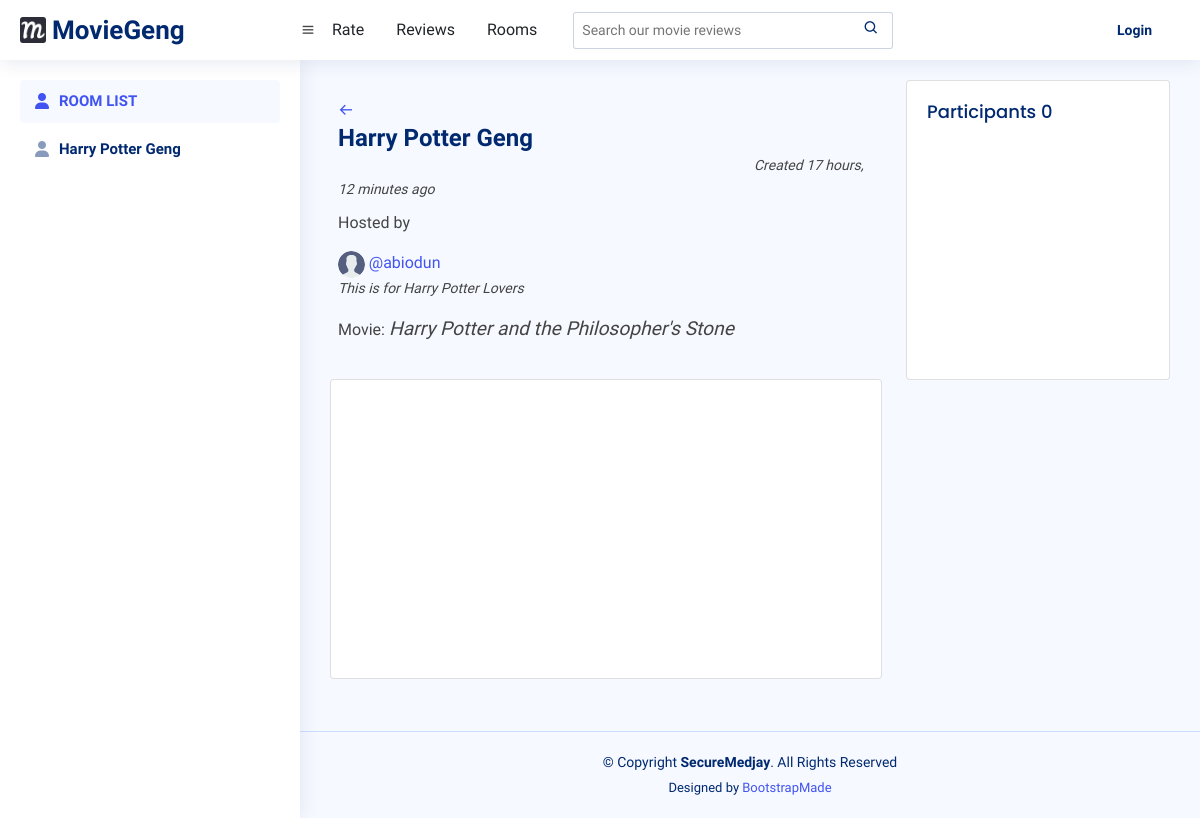
/room-detail/1/, run on an earlier commit of the app's database.
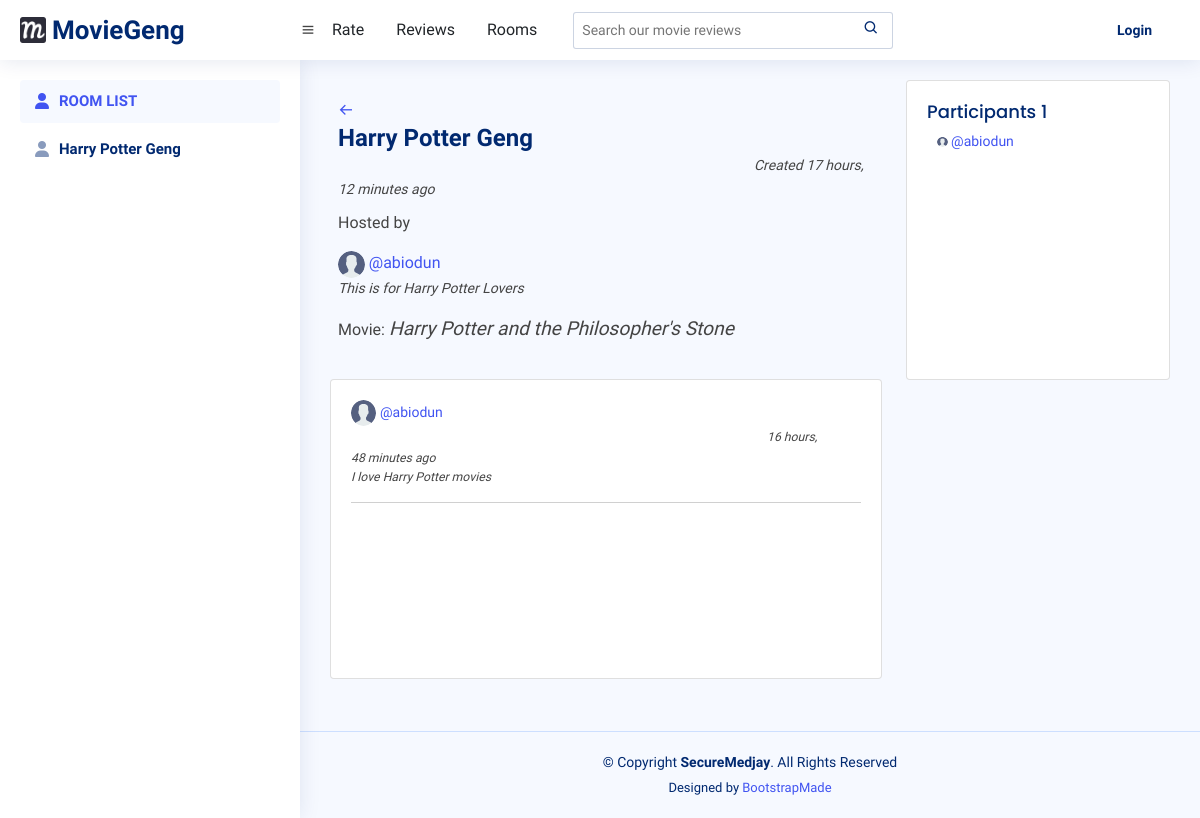
And on a later commit of the database.
### base/models.py (models this page shows, shortened)
class Room(models.Model):
    name = models.CharField(max_length=255, unique=True)
    host = models.ForeignKey(User, on_delete=models.CASCADE)
    participants = models.ManyToManyField(
        User, related_name="participants")
    created_at = models.DateTimeField(auto_now_add=True)
    movie = models.ForeignKey(Movie, on_delete=models.CASCADE)
    description = models.TextField(null=True, blank=True)
    class Meta:
        ordering = ["-created_at"]

class User(AbstractUser):
    email = models.EmailField(unique=True)
    username = models.CharField(unique=True, max_length=255)
    bio = models.TextField(blank=True, null=True)
    avatar = models.ImageField(null=True, default="avatar.svg")
    USERNAME_FIELD = 'email'
    REQUIRED_FIELDS = ["username"]

class Movie(models.Model):
    name = models.CharField(max_length=255)
    tmdb_id = models.CharField(max_length=255)
    img_url = models.CharField(null=True, max_length=255)
    duration = models.IntegerField(null=True)
    overview = models.TextField(null=True)
    tags = models.CharField(max_length=255, null=True)
    genres = models.CharField(max_length=255, null=True)
    budget = models.IntegerField(null=True)
    release_date = models.CharField(max_length=255, null=True)
    language = models.CharField(max_length=255, null=True)
    revenue = models.IntegerField(null=True)
    REQUIRED_FIELDS = []
    def __str__(self):
        return self.name

class Message(models.Model):
    writer = models.ForeignKey(User, on_delete=models.CASCADE)
    room = models.ForeignKey(Room, on_delete=models.CASCADE)
    body = models.TextField()
    created_at = models.DateTimeField(auto_now_add=True)
    class Meta:
        ordering = ["-created_at"]
    def __str__(self):
        return self.body[0:50]

### base/views.py (the view, shortened to what this page needs)
# urls.py: path("room-detail/<int:pk>/", views.room_detail_view, name="room-detail"),
def room_detail_view(request, pk):
    room = Room.objects.get(id=pk)
    messages = room.message_set.all()
    participants = room.participants.all()
    rooms = Room.objects.all()
    context = {
        "room": room,
        "messages": messages,
        "rooms": rooms,
        "participants": participants,
    }
    return render(request, "base/room_detail.html", context)

### base/templates/base/room_detail.html (shortened to what this page needs)
{% extends "base.html" %}
{% block content %}
<main id="main" class="main">
    <section class="section dashboard">
      <div class="row">
        {% include "base/rooms_pane.html" %}
        <div class="col-lg-8">
          <div class="row">
                <div class="card-body">
                  <div class="room-top">
                    <a href="{{ request.META.HTTP_REFERER }}"><i class='bx bx-arrow-back'></i></a>
                  </div>
                  <div class="pagetitle">
                    <h1>{{room.name}}</h1>
                    <span class="room-date small fst-italic">Created {{room.created_at|timesince}} ago</span>
                  </div>
                  <p>Hosted by</p>
                  <a href="{% url 'base:user-profile' room.host.id %}"><img class="room-avatar rounded-circle" src="{{room.host.avatar.url}}" alt="Profile-pic">
                    @{{room.host.username}}
                  </a>
                  <p class="small fst-italic">{{room.description}}</p>
                  <p>Movie: <span class="room-movie">{{room.movie}}</span></p>
                </div>
                <div class="col-12">
                    <div class="card recent-sales overflow-auto">
                        <div class="card-body">
                          {% for message in messages %}
                            <div>
                                <a href="{% url 'base:user-profile' room.host.id %}"><img class="room-avatar rounded-circle" src="{{message.writer.avatar.url}}" alt="Profile-pic">
                                    @{{message.writer.username}}
                                </a>
                                <span class="room-date small fst-italic">{{message.created_at|timesince}} ago</span>
                            </div>
                            <p class="small fst-italic">{{message}}</p>
                            <hr>
                          {% endfor %}
                        </div>
                    </div>
                </div>
          </div>
        </div>
        {% include "base/participants.html" %}
      </div>
    </section>
  </main>
{% endblock %}

### templates/base.html (shortened to what this page needs)
<!DOCTYPE html>
{% load static %}
<html lang="en">
<head>
  <link href="{% static 'vendor/bootstrap/css/bootstrap.min.css' %}" rel="stylesheet">
  <link href="{% static 'vendor/bootstrap-icons/bootstrap-icons.css' %}" rel="stylesheet">
  <link href="{% static 'vendor/boxicons/css/boxicons.min.css' %}" rel="stylesheet">
  <link href="{% static 'vendor/quill/quill.snow.css' %}" rel="stylesheet">
  <link href="{% static 'vendor/quill/quill.bubble.css' %}" rel="stylesheet">
  <link href="{% static 'vendor/remixicon/remixicon.css' %}" rel="stylesheet">
  <link href="{% static 'vendor/simple-datatables/style.css' %}" rel="stylesheet">
  <link href='https://unpkg.com/boxicons@2.1.2/css/boxicons.min.css' rel='stylesheet'>
  <link href='https://cdn.jsdelivr.net/npm/@fortawesome/fontawesome-free@6.1.1/css/fontawesome.min.css' rel='stylesheet'>
  <link rel="stylesheet" href="{% static 'styles/style.css' %}">
</head>
<body>
  <header id="header" class="header fixed-top d-flex align-items-center">
    <div class="d-flex align-items-center justify-content-between">
      <a href="{% url 'base:home' %}" class="logo d-flex align-items-center">
        <img src="{% static 'images/favicon-32x32.png' %}" alt="logo">
        <span class="d-none d-lg-block">MovieGeng</span>
      </a>
      <i class='bx bx-menu'></i>
    </div>
    <div class="nav col-12 col-md-auto mb-2 justify-content-center mb-md-0">
        <li><a href="{% url 'base:home' %}" class="nav-link px-10 link-dark">Rate</a></li>
        <li><a href="{% url 'base:movie-list' %}" class="nav-link px-10 link-dark">Reviews</a></li>
        <li><a href="{% url 'base:room-list' %}" class="nav-link px-10 link-dark">Rooms</a></li>
    </div>
    <div class="search-bar">
      <form class="search-form d-flex align-items-center" action="{% url 'base:movie-list' %}">
        <input name="w" placeholder="Search our movie reviews">
        <button type="submit" title="Search"><i class="bx bx-search"></i></button>
      </form>
    </div>
    <nav class="header-nav ms-auto">
      <ul class="d-flex align-items-center">
        {% if user.is_authenticated %}
        <li class="nav-item dropdown pe-5">
            <a class="nav-link nav-profile d-flex align-items-center pe-0" href="" data-bs-toggle="dropdown">
              <img src="{{user.avatar.url}}" alt="Profile-pic" class="rounded-circle">
              <span class="d-none d-md-block dropdown-toggle ps-2">@{{user.username}}</span>
            </a>
            <ul class="dropdown-menu dropdown-menu-end dropdown-menu-arrow profile">
              <li class="dropdown-header">
                <h6>{{user.first_name}} {{user.last_name}}</h6>
              </li>
              <li>
                <hr class="dropdown-divider">
              </li>
              <li>
                <a class="dropdown-item d-flex align-items-center" href="{% url 'base:user-profile' user.id %}">
                  <i class="bx bx-user"></i>
                  <span>My Profile</span>
                </a>
              </li>
              <li>
                <hr class="dropdown-divider">
              </li>
              <li>
                <a class="dropdown-item d-flex align-items-center" href="{% url 'base:logout' %}">
                  <i class='bx bx-exit' ></i>
                  <span>Sign Out</span>
                </a>
              </li>
            </ul>
        </li>
        {% else %}
            <a class="nav-link nav-profile d-flex align-items-center pe-5" href="{% url 'base:login' %}">
              <span>Login</span>
            </a>
        {% endif %}
      </ul>
    </nav>
  </header>
  {% block content %}
  {% endblock %}
</body>
{% include "base/footer.html" %}
</html>

### base/templates/base/rooms_pane.html
<aside id="sidebar" class="sidebar">
    <ul class="sidebar-nav" id="sidebar-nav">
      <li class="nav-item">
        <a class="nav-link">
          <i class="fa-solid fa-user"></i>
          <span>ROOM LIST</span>
        </a>
      </li>
      {% for room in rooms %}
        <li class="nav-item">
          <a class="nav-link collapsed" data-bs-target="#forms-nav" href="{% url 'base:room-detail' room.id %}">
            <i class="fas fa-user"></i><span>{{room.name}}</span>
          </a>
        </li>
      {% endfor %}
</aside>

### base/templates/base/participants.html
        <div class="col-lg-4">
          <div class="card">
            <div class="card-body">
              <h5 class="card-title">Participants {{participants.count}}</h5>
              {% for participant in participants %}
                <div class="activity">
                  <div class="message-card activity-item d-flex">
                    <div class="activity-content">
                      <a href="{% url 'base:user-profile' participant.id %}">
                        <img class="room-avatar rounded-circle" src="{{participant.avatar.url}}" alt="Profile-pic">
                        @{{participant.username}}
                    </a>
                    </div>
                  </div>
                </div>
              {% endfor %}
            </div>
          </div>
        </div>

### base/templates/base/footer.html
  {% load static %}
  <footer id="footer" class="footer">
    <div class="copyright">
      &copy; Copyright <strong><span>SecureMedjay</span></strong>. All Rights Reserved
    </div>
    <div class="credits">
      Designed by <a href="https://bootstrapmade.com/">BootstrapMade</a>
    </div>
  </footer>

### static/styles/style.css (style rules this page uses)
:root { scroll-behavior: smooth; }
body { font-family: "Open Sans", sans-serif; background: #f6f9ff; color: #444444; }
a { color: #4154f1; text-decoration: none; }
h1, h2, h3, h4, h5, h6 { font-family: "Nunito", sans-serif; }
#main { margin-top: 60px; padding: 20px 30px; transition: all 0.3s; }
.pagetitle { margin-bottom: 10px; }
.pagetitle h1 { font-size: 24px; margin-bottom: 0; font-weight: 600; color: #012970; }
.card { color: inherit; min-width: calc(33% - 3rem); min-height: 300px; perspective: 1000px; margin: auto; position: relative; padding-left: 0; }
.card-title { font-size: 18px; font-weight: 500; color: #012970; font-family: "Poppins", sans-serif; }
.card-body { padding: 20px 20px 20px 20px; }
.logo { line-height: 1; }
@media (min-width: 1200px) { .logo { width: 280px; } }
.logo img { max-height: 26px; margin-right: 6px; }
.logo span { font-size: 26px; font-weight: 700; color: #012970; font-family: "Nunito", sans-serif; }
.header { transition: all 0.5s; z-index: 997; height: 60px; box-shadow: 0px 2px 20px rgba(1, 41, 112, 0.1); background-color: #fff; padding-left: 20px; }
.header .search-bar { min-width: 360px; padding: 0 20px; }
.header .search-form { width: 100%; }
.header .search-form input { border: 0; font-size: 14px; color: #012970; border: 1px solid rgba(1, 41, 112, 0.2); padding: 7px 38px 7px 8px; border-radius: 3px; transition: 0.3s; width: 100%; }
.header .search-form button { border: 0; padding: 0; margin-left: -30px; background: none; }
.header .search-form button i { color: #012970; }
.header-nav ul { list-style: none; }
.header-nav > ul { margin: 0; padding: 0; }
.header-nav .nav-profile { color: #012970; }
.header-nav .nav-profile span { font-size: 14px; font-weight: 600; }
.sidebar { position: fixed; top: 60px; left: 0; bottom: 0; width: 300px; z-index: 996; transition: all 0.3s; padding: 20px; overflow-y: auto; scrollbar-width: thin; scrollbar-color: #aab7cf transparent; box-shadow: 0px 0px 20px rgba(1, 41, 112, 0.1); background-color: #fff; }
@media (min-width: 1200px) { #main, #footer { margin-left: 300px; } }
.sidebar-nav { padding: 0; margin: 0; list-style: none; }
.sidebar-nav li { padding: 0; margin: 0; list-style: none; }
.sidebar-nav .nav-item { margin-bottom: 5px; }
.sidebar-nav .nav-link { display: flex; align-items: center; font-size: 15px; font-weight: 600; color: #4154f1; transition: 0.3; background: #f6f9ff; padding: 10px 15px; border-radius: 4px; }
.sidebar-nav .nav-link i { font-size: 16px; margin-right: 10px; color: #4154f1; }
.sidebar-nav .nav-link.collapsed { color: #012970; background: #fff; }
.sidebar-nav .nav-link.collapsed i { color: #899bbd; }
.dashboard .activity { font-size: 14px; }
.dashboard .activity .activity-item .activity-content { padding-left: 10px; padding-bottom: 20px; }
.dashboard .activity .activity-item:last-child .activity-content { padding-bottom: 0; }
.dashboard .recent-sales { font-size: 14px; margin-bottom: 2rem; }
.footer { padding: 20px 0; font-size: 14px; transition: all 0.3s; border-top: 1px solid #cddfff; }
.footer .copyright { text-align: center; color: #012970; }
.footer .credits { padding-top: 5px; text-align: center; font-size: 13px; color: #012970; }
.room-avatar { width: 5%; }
.room-date { margin-left: 26rem; }
.room-movie { font-size: larger; font-style: italic; }
.room-top { background: var(--color-dark-light); display: flex; justify-content: space-between; align-items: center; position: relative; }
.message-card { height: 3rem; }

What changed in the data, as far as the page shows it:
added Message: writer.avatar (placeholder picture), writer.username "abiodun", created_at "16 hours, 48 minutes", body "I love Harry Potter movies"
now on this page (row edited): User: avatar (placeholder picture), username "abiodun"
Also different on the page:
{{ participants.count }}: "0" → "1"
